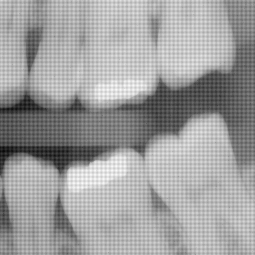
#> input picture Midterm-project/Q4/xray_checkered.png, 255 x 255 px
$ python Q4.py
#> lines starting #> are read from the running program, lines starting #| are printed output that depends on the picture

import cv2
import numpy as np
import matplotlib.pyplot as plt
img=cv2.imread('xray_checkered.png',cv2.IMREAD_GRAYSCALE)
#> img is the input picture: shape (255, 255); min 8, max 251, mean 158.5
img = np.array(img)
rows, cols = img.shape
#> rows = 255; cols = 255
dft = cv2.dft(np.float32(img), flags=cv2.DFT_COMPLEX_OUTPUT)
dft_shift = np.fft.fftshift(dft)
magnitude_spectrum = cv2.magnitude(dft_shift[:, :, 0], dft_shift[:, :, 1])
magnitude_spectrum1 = 20*np.log(1+np.abs(cv2.magnitude(dft_shift[:,:,0],dft_shift[:,:,1])))
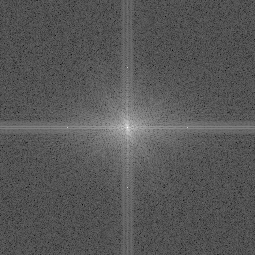
#> magnitude_spectrum1: shape (255, 255) float32; min 18.97, max 323, mean 123.2; drawn with min black and max white
phase_spectrum = cv2.phase(dft_shift[:, :, 1], dft_shift[:, :, 0])
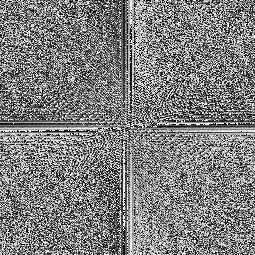
#> phase_spectrum: shape (255, 255) float32; min 0, max 6.28, mean 3.14; drawn with min black and max white
for i in range(120, 129):#left
    for j in range(63, 70):
        magnitude_spectrum[i][j]=(magnitude_spectrum[i-1][j]+magnitude_spectrum[i+1][j]+magnitude_spectrum[i][j+1]+magnitude_spectrum[i][j-1])/8 #/4
    for j in range(184, 190):#right
        magnitude_spectrum[i][j] = (magnitude_spectrum[i - 1][j] + magnitude_spectrum[i + 1][j] +
                                            magnitude_spectrum[i][j + 1] + magnitude_spectrum[i][j - 1])/8
#> magnitude_spectrum: shape (255, 255) float32; min 1.58, max 10303906, mean 1481


for i in range(182, 189):#down
    for j in range(124, 131):
              magnitude_spectrum[i][j]=(magnitude_spectrum[i-1][j]+magnitude_spectrum[i+1][j]+magnitude_spectrum[i][j+1]+magnitude_spectrum[i][j-1])/8
#> magnitude_spectrum: shape (255, 255) float32; min 1.58, max 10303906, mean 1476.3


for i in range(63,70):#up
    for j in range(124, 131):
        magnitude_spectrum[i][j] = (magnitude_spectrum[i - 1][j] + magnitude_spectrum[i + 1][j] + magnitude_spectrum[i][
            j + 1] + magnitude_spectrum[i][j - 1]) /8
#> magnitude_spectrum: shape (255, 255) float32; min 1.58, max 10303906, mean 1471.6
'''plt.imshow(magnitude_spectrum1,cmap='gray')
plt.show()'''
magnitude_spectrum2=np.log(magnitude_spectrum) / 20
'''plt.imshow(magnitude_spectrum2,cmap='gray')
plt.show()'''
img_dft2 = np.zeros((rows, cols,2), dtype=np.float32)
img_dft2[:, :, 0], img_dft2[:, :, 1] = cv2.polarToCart(magnitude_spectrum, phase_spectrum)
img_combined2 = cv2.idft(img_dft2)
magnitude, _ = cv2.cartToPolar(img_combined2[:, :, 0], img_combined2[:, :, 1])
result = np.zeros((rows, cols), dtype=np.float32)
result[:, :] = magnitude[0:rows, 0:cols]
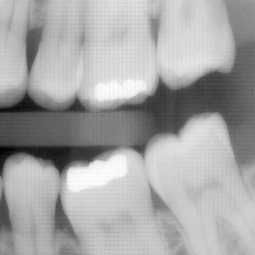
#> result: shape (255, 255) float32; min 1476277.9, max 15002949, mean 10304402; drawn with min black and max white
plt.subplot(121)
plt.imshow(img, cmap='gray')
plt.title('original image')
plt.xticks([]), plt.yticks([])
plt.subplot(122)
plt.imshow(result, cmap='gray')
plt.title('denoised image')
plt.xticks([]), plt.yticks([])
plt.show()
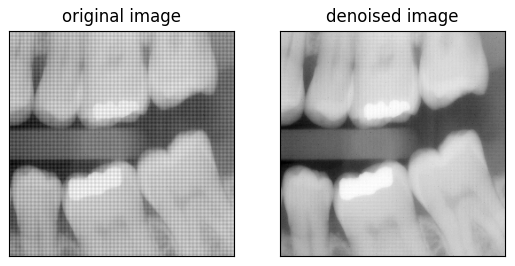
#> figure drawn by matplotlib, 2 panels
